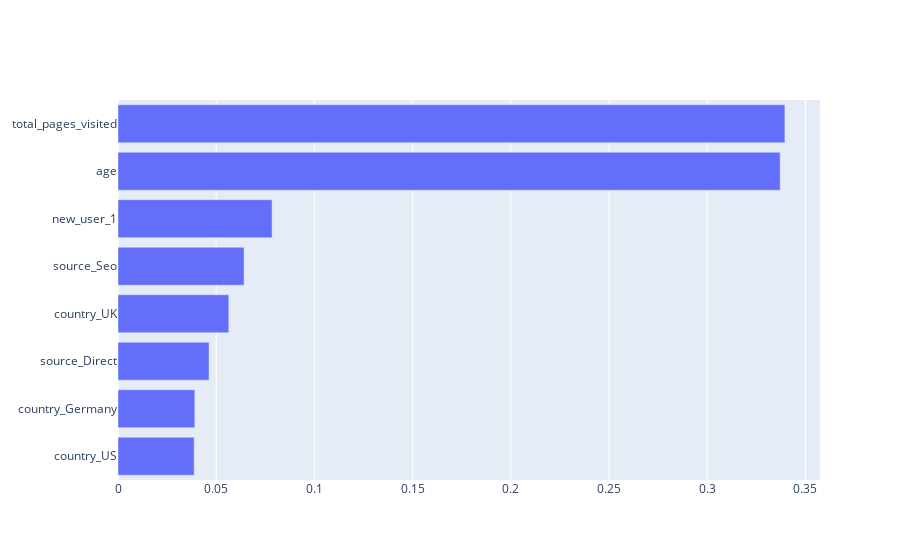

The code cell stored with this chart in its notebook:
### Code cell
fig = go.Figure(go.Bar(x = feature_importance_df['adaboost_feature_importance'],
                       y = feature_importance_df['feature'], 
                       orientation='h'))

fig.update_layout(yaxis={'categoryorder':'total ascending'})

fig.show()

### Figure 1 — Plotly figure (JSON) as saved in the notebook; plotly's stock layout.template omitted (floating-point values rounded to 4 significant figures)
{"data": [{"orientation": "h", "type": "bar", "x": [0.3395, 0.3371, 0.07845, 0.06419, 0.05641, 0.04637, 0.03911, 0.03878], "y": ["total_pages_visited", "age", "new_user_1", "source_Seo", "country_UK", "source_Direct", "country_Germany", "country_US"]}], "layout": {"yaxis": {"categoryorder": "total ascending"}}}
